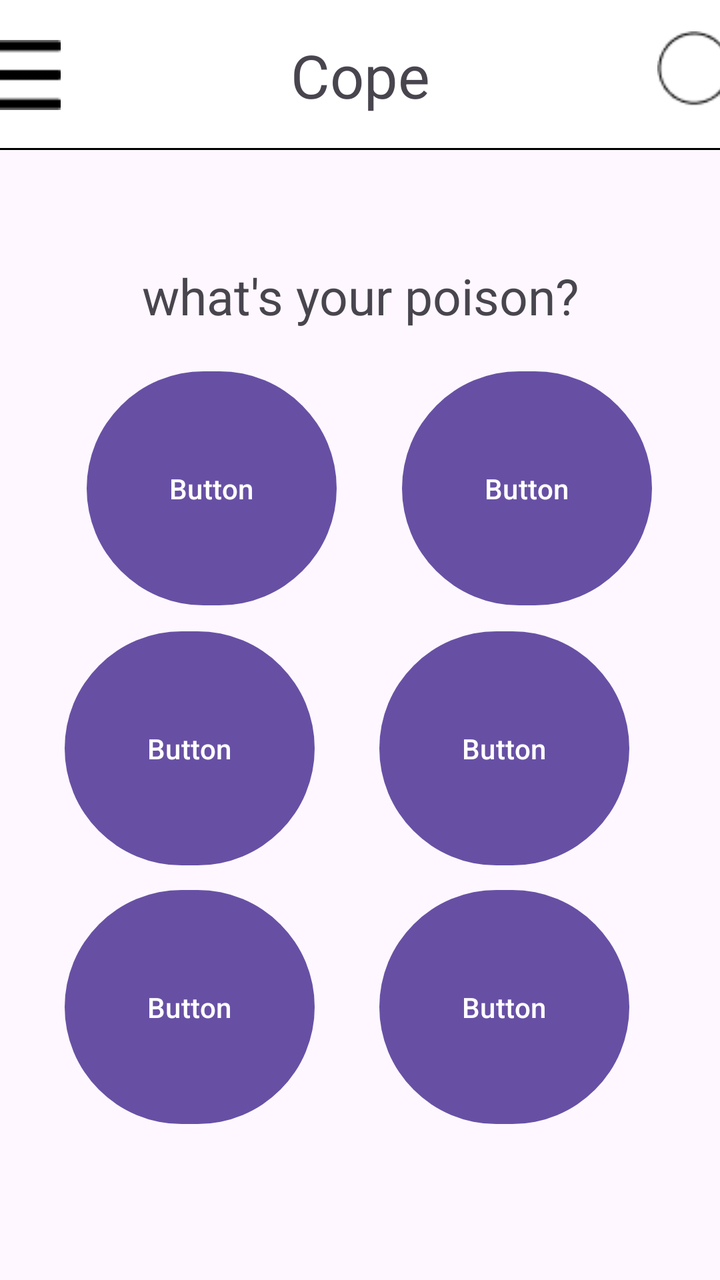
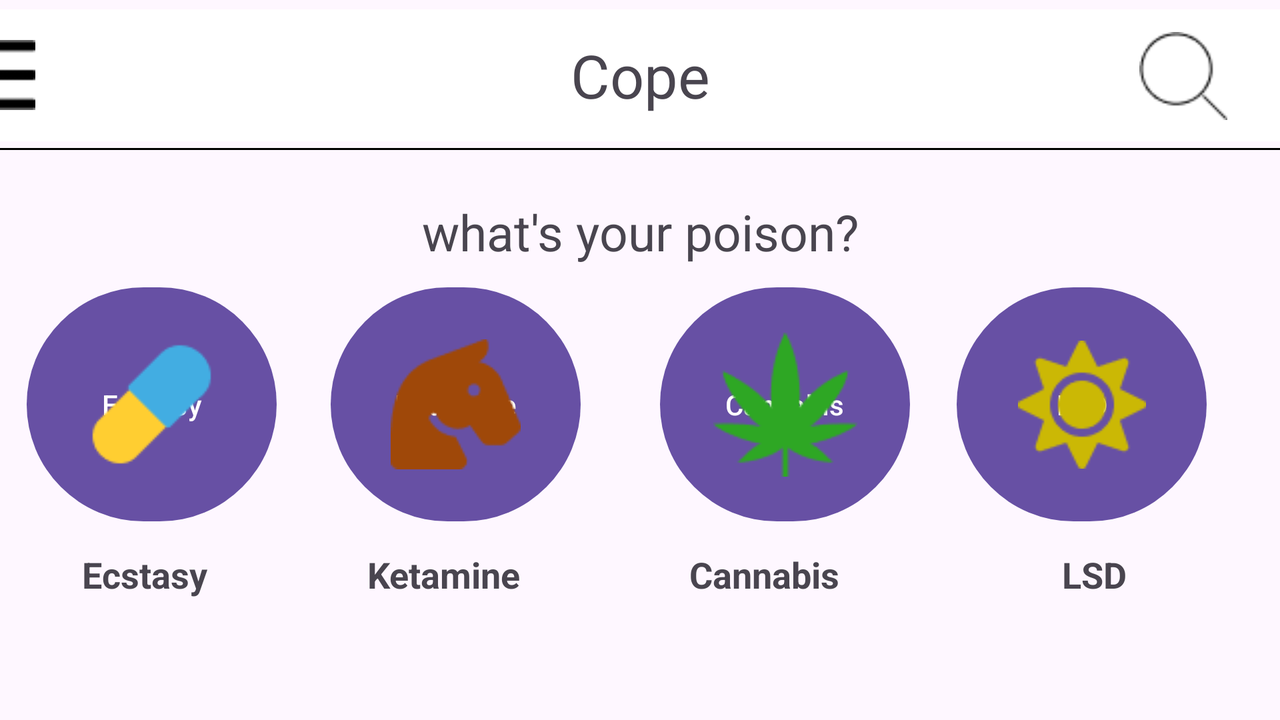

Compare how this app lays out the same screen by default and in its alternative resource folder. The renders come first, then the two layout files and the values they reference.
<!-- AndroidManifest.xml: application theme Theme.CopeApp -->
<!-- res/layout/activity_main.xml -->
<?xml version="1.0" encoding="utf-8"?>
<androidx.constraintlayout.widget.ConstraintLayout xmlns:android="http://schemas.android.com/apk/res/android"
    xmlns:app="http://schemas.android.com/apk/res-auto"
    xmlns:tools="http://schemas.android.com/tools"
    android:id="@+id/ConstraintLayout"
    android:layout_width="match_parent"
    android:layout_height="match_parent"
    tools:context=".MainActivity">

    <Button
        android:id="@+id/button2"
        android:layout_width="125dp"
        android:layout_height="125dp"
        android:foreground="@drawable/substance_button"
        android:text="Button"
        android:textColorHighlight="#00FFFFFF"
        android:textColorLink="#00654747"
        app:layout_constraintBottom_toBottomOf="parent"
        app:layout_constraintEnd_toEndOf="parent"
        app:layout_constraintHorizontal_bias="0.49"
        app:layout_constraintStart_toEndOf="@+id/button"
        app:layout_constraintTop_toTopOf="parent"
        app:layout_constraintVertical_bias="0.353" />

    <Button
        android:id="@+id/button3"
        android:layout_width="125dp"
        android:layout_height="125dp"
        android:foreground="@drawable/substance_button"
        android:text="Button"
        android:textColorHighlight="#00FFFFFF"
        android:textColorLink="#00654747"
        app:layout_constraintBottom_toBottomOf="parent"
        app:layout_constraintEnd_toEndOf="parent"
        app:layout_constraintHorizontal_bias="0.807"
        app:layout_constraintStart_toStartOf="parent"
        app:layout_constraintTop_toTopOf="parent"
        app:layout_constraintVertical_bias="0.605" />

    <Button
        android:id="@+id/button7"
        android:layout_width="125dp"
        android:layout_height="125dp"
        android:foreground="@drawable/substance_button"
        android:text="Button"
        android:textColorHighlight="#00FFFFFF"
        android:textColorLink="#00654747"
        app:layout_constraintBottom_toBottomOf="parent"
        app:layout_constraintEnd_toEndOf="parent"
        app:layout_constraintHorizontal_bias="0.807"
        app:layout_constraintStart_toStartOf="parent"
        app:layout_constraintTop_toTopOf="parent"
        app:layout_constraintVertical_bias="0.856" />

    <Button
        android:id="@+id/button4"
        android:layout_width="125dp"
        android:layout_height="125dp"
        android:foreground="@drawable/substance_button"
        android:text="Button"
        android:textColorHighlight="#00FFFFFF"
        android:textColorLink="#00654747"
        app:layout_constraintBottom_toBottomOf="parent"
        app:layout_constraintEnd_toStartOf="@+id/button3"
        app:layout_constraintStart_toStartOf="parent"
        app:layout_constraintTop_toTopOf="parent"
        app:layout_constraintVertical_bias="0.605" />

    <Button
        android:id="@+id/button6"
        android:layout_width="125dp"
        android:layout_height="125dp"
        android:foreground="@drawable/substance_button"
        android:text="Button"
        android:textColorHighlight="#00FFFFFF"
        android:textColorLink="#00654747"
        app:layout_constraintBottom_toBottomOf="parent"
        app:layout_constraintEnd_toStartOf="@+id/button3"
        app:layout_constraintStart_toStartOf="parent"
        app:layout_constraintTop_toTopOf="parent"
        app:layout_constraintVertical_bias="0.856" />

    <Button
        android:id="@+id/button"
        android:layout_width="125dp"
        android:layout_height="125dp"
        android:foreground="@drawable/substance_button"
        android:text="Button"
        android:textColorHighlight="#00FFFFFF"
        android:textColorLink="#00654747"
        app:layout_constraintBottom_toBottomOf="parent"
        app:layout_constraintEnd_toEndOf="parent"
        app:layout_constraintHorizontal_bias="0.185"
        app:layout_constraintStart_toStartOf="parent"
        app:layout_constraintTop_toTopOf="parent"
        app:layout_constraintVertical_bias="0.353" />

    <androidx.constraintlayout.widget.ConstraintLayout
        android:id="@+id/toolbarConstraintLayout"
        android:layout_width="match_parent"
        android:layout_height="75dp"
        app:layout_constraintTop_toTopOf="parent"
        tools:layout_editor_absoluteX="0dp">

        <androidx.appcompat.widget.Toolbar
            android:id="@+id/toolbar"
            android:layout_width="409dp"
            android:layout_height="75dp"
            android:background="@color/white"
            android:minHeight="?attr/actionBarSize"
            android:theme="?attr/actionBarTheme"
            app:layout_constraintBottom_toBottomOf="parent"
            app:layout_constraintEnd_toEndOf="parent"
            app:layout_constraintStart_toStartOf="parent"
            app:layout_constraintTop_toTopOf="parent" />

        <TextView
            android:id="@+id/textView"
            android:layout_width="wrap_content"
            android:layout_height="wrap_content"
            android:text="Cope"
            android:textSize="30dp"
            app:layout_constraintBottom_toBottomOf="parent"
            app:layout_constraintEnd_toEndOf="parent"
            app:layout_constraintStart_toStartOf="parent"
            app:layout_constraintTop_toTopOf="@+id/toolbar" />

        <View
            android:id="@+id/view"
            android:layout_width="match_parent"
            android:layout_height="1dp"
            android:background="@color/black"
            app:layout_constraintBottom_toBottomOf="parent" />

        <ImageView
            android:id="@+id/imageView"
            android:layout_width="wrap_content"
            android:layout_height="wrap_content"
            app:layout_constraintBottom_toBottomOf="parent"
            app:layout_constraintEnd_toEndOf="parent"
            app:layout_constraintHorizontal_bias="0.04"
            app:layout_constraintStart_toStartOf="@+id/toolbar"
            app:layout_constraintTop_toTopOf="parent"
            app:srcCompat="@drawable/vector" />

        <ImageView
            android:id="@+id/imageView3"
            android:layout_width="68dp"
            android:layout_height="44dp"
            app:layout_constraintBottom_toBottomOf="parent"
            app:layout_constraintEnd_toEndOf="@+id/toolbar"
            app:layout_constraintTop_toTopOf="parent"
            app:srcCompat="@drawable/search" />


    </androidx.constraintlayout.widget.ConstraintLayout>

    <TextView
        android:id="@+id/textView2"
        android:layout_width="wrap_content"
        android:layout_height="wrap_content"
        android:layout_marginTop="56dp"
        android:text="what's your poison?"
        android:textSize="25dp"
        app:layout_constraintEnd_toEndOf="parent"
        app:layout_constraintStart_toStartOf="parent"
        app:layout_constraintTop_toBottomOf="@+id/toolbarConstraintLayout" />


</androidx.constraintlayout.widget.ConstraintLayout>
<!-- resources referenced by this layout -->
<resources>
  <!-- drawable search: png bitmap (drawable, 635 bytes) -->
  <!-- drawable substance_button (drawable) -->
  <?xml version="1.0" encoding="utf-8"?>
  <shape xmlns:android="http://schemas.android.com/apk/res/android"
      android:shape="rectangle">
  
      <solid android:color="#D9D9D9"/>
      <corners android:radius="25dp"/>
  
  </shape>
  <!-- drawable vector: png bitmap (drawable, 212 bytes) -->
  <style name="Theme.CopeApp" parent="Base.Theme.CopeApp" />
  <style name="Base.Theme.CopeApp" parent="Theme.Material3.DayNight.NoActionBar">
          
          
      </style>
</resources>
<!-- res/layout-land/activity_main.xml (the repository's variant of the layout above) -->
<!-- drawn on the phone turned sideways -->
<?xml version="1.0" encoding="utf-8"?>
<androidx.constraintlayout.widget.ConstraintLayout xmlns:android="http://schemas.android.com/apk/res/android"
    xmlns:app="http://schemas.android.com/apk/res-auto"
    xmlns:tools="http://schemas.android.com/tools"
    android:id="@+id/ConstraintLayout"
    android:layout_width="match_parent"
    android:layout_height="match_parent"
    tools:context=".MainActivity">


    <Button
        android:id="@+id/button_smoke"
        android:layout_width="125dp"
        android:layout_height="125dp"
        android:foreground="@drawable/custom_button"
        android:text="@string/cannabis"
        android:textColorHighlight="#00FFFFFF"
        android:textColorLink="#00654747"
        app:layout_constraintBottom_toBottomOf="parent"
        app:layout_constraintEnd_toEndOf="parent"
        app:layout_constraintHorizontal_bias="0.509"
        app:layout_constraintStart_toEndOf="@+id/button_pill"
        app:layout_constraintTop_toTopOf="parent"
        app:layout_constraintVertical_bias="0.594"
        tools:ignore="DuplicateSpeakableTextCheck,TextContrastCheck" />

    <Button
        android:id="@+id/button_sun"
        android:layout_width="125dp"
        android:layout_height="125dp"
        android:foreground="@drawable/custom_button"
        android:text="@string/lsd"
        android:textColorHighlight="#00FFFFFF"
        android:textColorLink="#00654747"
        app:layout_constraintBottom_toBottomOf="parent"
        app:layout_constraintEnd_toEndOf="parent"
        app:layout_constraintHorizontal_bias="0.929"
        app:layout_constraintStart_toStartOf="parent"
        app:layout_constraintTop_toTopOf="parent"
        app:layout_constraintVertical_bias="0.594"
        tools:ignore="DuplicateSpeakableTextCheck,TextContrastCheck" />

    <Button
        android:id="@+id/button_horse"
        android:layout_width="125dp"
        android:layout_height="125dp"
        android:foreground="@drawable/custom_button"
        android:text="@string/ketamine"
        android:textColorHighlight="#00FFFFFF"
        android:textColorLink="#00654747"
        app:layout_constraintBottom_toBottomOf="parent"
        app:layout_constraintEnd_toEndOf="parent"
        app:layout_constraintHorizontal_bias="0.321"
        app:layout_constraintStart_toStartOf="parent"
        app:layout_constraintTop_toTopOf="parent"
        app:layout_constraintVertical_bias="0.594"
        tools:ignore="DuplicateSpeakableTextCheck,TextContrastCheck" />

    <Button
        android:id="@+id/button_pill"
        android:layout_width="125dp"
        android:layout_height="125dp"
        android:checkable="true"
        android:foreground="@drawable/custom_button"
        android:text="@string/ecstasy"
        android:textColorHighlight="#00FFFFFF"
        android:textColorLink="#00654747"
        app:layout_constraintBottom_toBottomOf="parent"
        app:layout_constraintEnd_toEndOf="parent"
        app:layout_constraintHorizontal_bias="0.026"
        app:layout_constraintStart_toStartOf="parent"
        app:layout_constraintTop_toTopOf="parent"
        app:layout_constraintVertical_bias="0.594"
        tools:ignore="TextContrastCheck" />

    <androidx.constraintlayout.widget.ConstraintLayout
        android:id="@+id/toolbarConstraintLayout"
        android:layout_width="match_parent"
        android:layout_height="75dp"
        app:layout_constraintTop_toTopOf="parent"
        tools:layout_editor_absoluteX="0dp">

        <androidx.appcompat.widget.Toolbar
            android:id="@+id/toolbar"
            android:layout_width="739dp"
            android:layout_height="66dp"
            android:background="@color/white"
            android:minHeight="?attr/actionBarSize"
            android:theme="?attr/actionBarTheme"
            app:layout_constraintBottom_toBottomOf="parent"
            app:layout_constraintEnd_toEndOf="parent"
            app:layout_constraintStart_toStartOf="parent"
            app:layout_constraintTop_toTopOf="parent" />

        <TextView
            android:id="@+id/appName"
            android:layout_width="wrap_content"
            android:layout_height="wrap_content"
            android:text="Cope"
            android:textSize="30sp"
            app:layout_constraintBottom_toBottomOf="@+id/view"
            app:layout_constraintEnd_toEndOf="parent"
            app:layout_constraintStart_toStartOf="parent"
            app:layout_constraintTop_toTopOf="parent"
            tools:ignore="HardcodedText" />

        <View
            android:id="@+id/view"
            android:layout_width="match_parent"
            android:layout_height="1dp"
            android:background="@color/black"
            app:layout_constraintBottom_toBottomOf="parent" />

        <ImageView
            android:id="@+id/navMenu"
            android:layout_width="wrap_content"
            android:layout_height="wrap_content"
            app:layout_constraintBottom_toBottomOf="parent"
            app:layout_constraintEnd_toEndOf="parent"
            app:layout_constraintHorizontal_bias="0.04"
            app:layout_constraintStart_toStartOf="@+id/toolbar"
            app:layout_constraintTop_toTopOf="parent"
            app:srcCompat="@drawable/vector"
            android:contentDescription="TODO"
            tools:ignore="ContentDescription,HardcodedText" />

        <ImageView
            android:id="@+id/searchIcon"
            android:layout_width="68dp"
            android:layout_height="44dp"
            app:layout_constraintBottom_toBottomOf="@+id/view"
            app:layout_constraintEnd_toEndOf="parent"
            app:layout_constraintHorizontal_bias="0.975"
            app:layout_constraintStart_toStartOf="parent"
            app:layout_constraintTop_toTopOf="parent"
            app:layout_constraintVertical_bias="0.516"
            app:srcCompat="@drawable/search"
            tools:ignore="ContentDescription" />


    </androidx.constraintlayout.widget.ConstraintLayout>

    <TextView
        android:id="@+id/textView2"
        android:layout_width="wrap_content"
        android:layout_height="wrap_content"
        android:layout_marginTop="24dp"
        android:text="what's your poison?"
        android:textSize="25sp"
        app:layout_constraintEnd_toEndOf="parent"
        app:layout_constraintStart_toStartOf="parent"
        app:layout_constraintTop_toBottomOf="@+id/toolbarConstraintLayout"
        tools:ignore="HardcodedText" />

    <ImageView
        android:id="@+id/imageView_Pill"
        android:layout_width="wrap_content"
        android:layout_height="wrap_content"
        app:layout_constraintBottom_toBottomOf="@+id/button_pill"
        app:layout_constraintEnd_toEndOf="@+id/button_pill"
        app:layout_constraintStart_toStartOf="@+id/button_pill"
        app:layout_constraintTop_toTopOf="@+id/button_pill"
        app:srcCompat="@drawable/pill"
        tools:ignore="ContentDescription,ImageContrastCheck" />

    <ImageView
        android:id="@+id/imageView_Smoke"
        android:layout_width="wrap_content"
        android:layout_height="wrap_content"
        app:layout_constraintBottom_toBottomOf="@+id/button_smoke"
        app:layout_constraintEnd_toEndOf="@+id/button_smoke"
        app:layout_constraintStart_toStartOf="@+id/button_smoke"
        app:layout_constraintTop_toTopOf="@+id/button_smoke"
        app:srcCompat="@drawable/smoke"
        tools:ignore="ContentDescription,ImageContrastCheck" />

    <ImageView
        android:id="@+id/imageView_Sun"
        android:layout_width="wrap_content"
        android:layout_height="wrap_content"
        app:layout_constraintBottom_toBottomOf="@+id/button_sun"
        app:layout_constraintEnd_toEndOf="@+id/button_sun"
        app:layout_constraintStart_toStartOf="@+id/button_sun"
        app:layout_constraintTop_toTopOf="@+id/button_sun"
        app:srcCompat="@drawable/sun"
        tools:ignore="ContentDescription,ImageContrastCheck" />

    <ImageView
        android:id="@+id/imageView_Horse"
        android:layout_width="wrap_content"
        android:layout_height="wrap_content"
        app:layout_constraintBottom_toBottomOf="@+id/button_horse"
        app:layout_constraintEnd_toEndOf="@+id/button_horse"
        app:layout_constraintStart_toStartOf="@+id/button_horse"
        app:layout_constraintTop_toTopOf="@+id/button_horse"
        app:srcCompat="@drawable/horse"
        tools:ignore="ContentDescription" />

    <TextView
        android:id="@+id/textView3"
        android:layout_width="wrap_content"
        android:layout_height="wrap_content"
        android:text="Ecstasy"
        android:textAppearance="@style/TextAppearance.AppCompat.Medium"
        app:layout_constraintBottom_toBottomOf="parent"
        app:layout_constraintEnd_toEndOf="parent"
        app:layout_constraintHorizontal_bias="0.071"
        app:layout_constraintStart_toStartOf="parent"
        app:layout_constraintTop_toTopOf="parent"
        app:layout_constraintVertical_bias="0.819"
        tools:ignore="HardcodedText"
        tools:textStyle="bold" />

    <TextView
        android:id="@+id/textView5"
        android:layout_width="wrap_content"
        android:layout_height="wrap_content"
        android:text="Cannabis"
        android:textAppearance="@style/TextAppearance.AppCompat.Medium"
        android:textStyle="bold"
        app:layout_constraintBottom_toBottomOf="parent"
        app:layout_constraintEnd_toEndOf="parent"
        app:layout_constraintHorizontal_bias="0.61"
        app:layout_constraintStart_toStartOf="parent"
        app:layout_constraintTop_toTopOf="parent"
        app:layout_constraintVertical_bias="0.819"
        tools:ignore="HardcodedText" />

    <TextView
        android:id="@+id/textView6"
        android:layout_width="wrap_content"
        android:layout_height="wrap_content"
        android:text="LSD"
        android:textAppearance="@style/TextAppearance.AppCompat.Medium"
        android:textStyle="bold"
        app:layout_constraintBottom_toBottomOf="parent"
        app:layout_constraintEnd_toEndOf="parent"
        app:layout_constraintHorizontal_bias="0.874"
        app:layout_constraintStart_toStartOf="parent"
        app:layout_constraintTop_toTopOf="parent"
        app:layout_constraintVertical_bias="0.819"
        tools:ignore="HardcodedText" />

    <TextView
        android:id="@+id/textView7"
        android:layout_width="wrap_content"
        android:layout_height="wrap_content"
        android:text="Ketamine"
        android:textAppearance="@style/TextAppearance.AppCompat.Medium"
        android:textStyle="bold"
        app:layout_constraintBottom_toBottomOf="parent"
        app:layout_constraintEnd_toEndOf="parent"
        app:layout_constraintHorizontal_bias="0.326"
        app:layout_constraintStart_toStartOf="parent"
        app:layout_constraintTop_toTopOf="parent"
        app:layout_constraintVertical_bias="0.819"
        tools:ignore="HardcodedText" />


</androidx.constraintlayout.widget.ConstraintLayout>
<!-- resources referenced by the variant -->
<!-- as the phone turned sideways resolves them -->
<resources>
  <!-- drawable custom_button (drawable) -->
  <?xml version="1.0" encoding="utf-8"?>
  <selector xmlns:android="http://schemas.android.com/apk/res/android">
      <item   android:state_pressed="true"
          android:drawable="@drawable/substance_button_pressed"/>
      <item android:drawable="@drawable/substance_button"/>
  </selector>
  <!-- drawable horse: png bitmap (drawable, 1332 bytes) -->
  <!-- drawable pill: png bitmap (drawable, 1035 bytes) -->
  <!-- drawable search: png bitmap (drawable, 635 bytes) -->
  <!-- drawable smoke: png bitmap (drawable, 1940 bytes) -->
  <!-- drawable sun: png bitmap (drawable, 1879 bytes) -->
  <!-- drawable vector: png bitmap (drawable, 212 bytes) -->
  <string name="cannabis">Cannabis</string>
  <string name="ecstasy">Ecstasy</string>
  <string name="ketamine">Ketamine</string>
  <string name="lsd">LSD</string>
  <style name="Theme.CopeApp" parent="Base.Theme.CopeApp" />
  <!-- drawable substance_button_pressed (drawable) -->
  <?xml version="1.0" encoding="utf-8"?>
  <layer-list xmlns:android="http://schemas.android.com/apk/res/android"
      android:shape="rectangle">
  
      <item>
          <shape android:shape="rectangle">
              <solid android:color="#999999"/>
              <corners android:radius="25dp"/>
          </shape>
      </item>
      <item android:bottom="5dp">
          <shape>
              <solid android:color="#7C7C7C"/>
              <corners android:radius="25dp"/>
          </shape>
      </item>
  
  </layer-list>
  <!-- drawable substance_button (drawable) -->
  <?xml version="1.0" encoding="utf-8"?>
  <shape xmlns:android="http://schemas.android.com/apk/res/android"
      android:shape="rectangle">
  
      <solid android:color="#D9D9D9"/>
      <corners android:radius="25dp"/>
  
  </shape>
  <style name="Base.Theme.CopeApp" parent="Theme.Material3.DayNight.NoActionBar">
          
          
      </style>
</resources>
